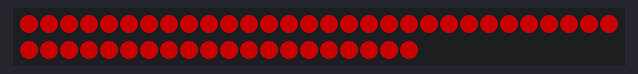
The program below on a simulated Raspberry Pi Pico running MicroPython. Shown: 50 RGB LEDs in strip order, left to right, continuing on the next row. Dim RGB values are drawn brighter than linear.

Above: at 0.15 s.
At 1.97 s:
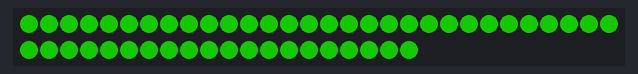
At 9.84 s:
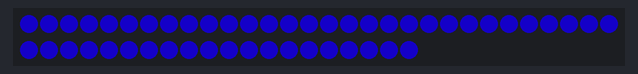
At 19.83 s:
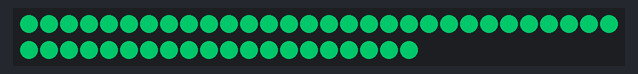
At 29.83 s:
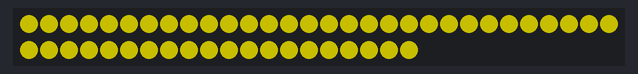
At 39.82 s:
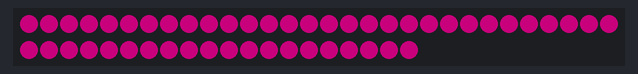

The program:

smoothrainbow.py
```python
import time
from neopixel import Neopixel
from mylogging import safe_print

ITERATIONS_LIMIT = None

def rainbow_role():
    num_pixels = 50
    strip = Neopixel(num_pixels, 0, 28, "GRB")
    hue = 0
    iterations = 0

    while True:
        color = strip.colorHSV(hue, 255, 100)
        strip.fill(color)
        strip.show()
        time.sleep(0.01)
        hue += 150

        # Increment the iterations and break the loop if the limit is reached
        if ITERATIONS_LIMIT is not None:
            iterations += 1
            if iterations >= ITERATIONS_LIMIT:
                break

if __name__ == "__main__":
    safe_print("smooth rainbow testing...")

    rainbow_role()

else:
    safe_print( __name__ + " imported")
```

mylogging.py
```python
'''
mylogging.py
'''
import _thread
from phew import logging

sLock = _thread.allocate_lock()

# it would seem that the phew logging function is not thread safe
def safe_print( message ):

    sLock.acquire()
    logging.debug( message )
    sLock.release()

if __name__ == "__main__":
    safe_print("logging test...")

else:
    logging.debug( "logging imported")
```
